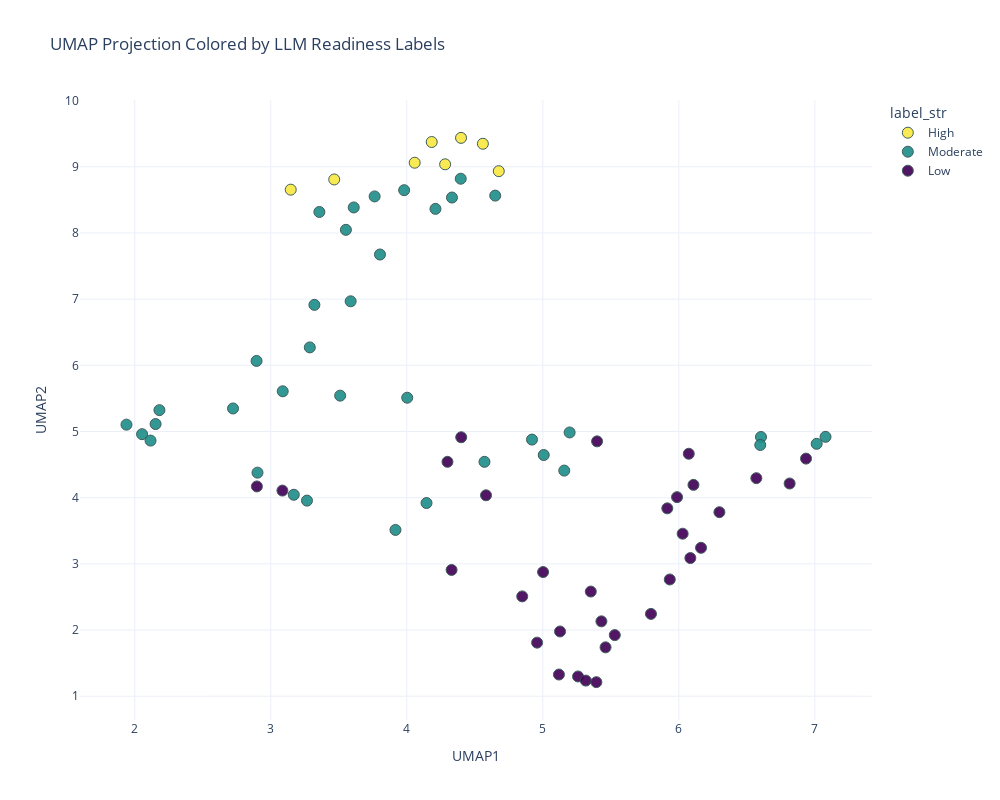

Notebook code for this chart:
### Code cell
features = [
    "z_x1_staff_per_elderly",
    "z_x2_hospital_per_elderly",
    "z_x3_equipment_per_elderly",
    "z_x4_visits_per_elderly"
]

X = df_labeling[features].values
df_labeling.loc[df_labeling["จังหวัด"] == "สมุทรสาคร", "Final"] = 2
df_labeling[df_labeling['จังหวัด'] == 'สมุทรสาคร'] 

umap_model = umap.UMAP(
    n_neighbors=10,
    min_dist=0.1,
    metric="euclidean",
    random_state=42
)

X_umap = umap_model.fit_transform(X)
df_umap = df_labeling.copy()
df_umap["UMAP1"] = X_umap[:,0]
df_umap["UMAP2"] = X_umap[:,1]
df_umap["label_str"] = df_umap["Final"].map({
    0: "Low",
    1: "Moderate",
    2: "High"
})
fig = px.scatter(
    df_umap,
    x="UMAP1",
    y="UMAP2",
    color="label_str",
    color_discrete_map=color_map,
    hover_name="จังหวัด",
    hover_data={
        "staff_total": True,
        "equipment_total": True,
        "hospital_gold": True,
        "elderly": True,
        "ipd": True,
        "x1_staff_per_elderly": True,
        "x2_hospital_per_elderly": True,
        "x3_equipment_per_elderly": True,
        "x4_visits_per_elderly": True,
        "z_x1_staff_per_elderly": True,
        "z_x2_hospital_per_elderly": True,
        "z_x3_equipment_per_elderly": True,
        "z_x4_visits_per_elderly": True,
        "GPT5": True,
        "Claude": True,
        "Gemini": True,
        "Grok": True,
        "DeepSeek": True,
        "Final": True,
    },
    title="UMAP Projection Colored by LLM Readiness Labels"
)

fig.update_traces(marker=dict(size=11, opacity=0.92,
                              line=dict(width=1, color="DarkSlateGrey")))
fig.update_layout(
    width=1000, 
    height=800, 
    template="plotly_white"
)

fig.show()

### Figure 1 — Plotly figure (JSON) as saved in the notebook; plotly's stock layout.template omitted (floating-point values rounded to 4 significant figures; data arrays with more than 128 entries replaced by an {"elided": "..."} marker saying what was removed)
{"data": [{"customdata": {"elided": "8x19 float values"}, "hovertemplate": "<b>%{hovertext}</b><br><br>label_str=High<br>UMAP1=%{x}<br>UMAP2=%{y}<br>staff_total=%{customdata[0]}<br>equipment_total=%{customdata[1]}<br>hospital_gold=%{customdata[2]}<br>elderly=%{customdata[3]}<br>ipd=%{customdata[4]}<br>x1_staff_per_elderly=%{customdata[5]}<br>x2_hospital_per_elderly=%{customdata[6]}<br>x3_equipment_per_elderly=%{customdata[7]}<br>x4_visits_per_elderly=%{customdata[8]}<br>z_x1_staff_per_elderly=%{customdata[9]}<br>z_x2_hospital_per_elderly=%{customdata[10]}<br>z_x3_equipment_per_elderly=%{customdata[11]}<br>z_x4_visits_per_elderly=%{customdata[12]}<br>GPT5=%{customdata[13]}<br>Claude=%{customdata[14]}<br>Gemini=%{customdata[15]}<br>Grok=%{customdata[16]}<br>DeepSeek=%{customdata[17]}<br>Final=%{customdata[18]}<extra></extra>", "hovertext": ["กรุงเทพมหานคร", "จันทบุรี", "ชลบุรี", "นครนายก", "พังงา", "สมุทรสาคร", "สิงห์บุรี", "สุราษฎร์ธานี"], "legendgroup": "High", "marker": {"color": "#f9e844", "line": {"color": "DarkSlateGrey", "width": 1}, "opacity": 0.92, "size": 11, "symbol": "circle"}, "mode": "markers", "name": "High", "orientation": "v", "showlegend": true, "type": "scatter", "x": [4.559, 4.183, 4.282, 4.399, 3.147, 4.676, 3.467, 4.058], "xaxis": "x", "y": [9.348, 9.374, 9.037, 9.437, 8.654, 8.934, 8.809, 9.061], "yaxis": "y"}, {"customdata": {"elided": "37x19 float values"}, "hovertemplate": "<b>%{hovertext}</b><br><br>label_str=Moderate<br>UMAP1=%{x}<br>UMAP2=%{y}<br>staff_total=%{customdata[0]}<br>equipment_total=%{customdata[1]}<br>hospital_gold=%{customdata[2]}<br>elderly=%{customdata[3]}<br>ipd=%{customdata[4]}<br>x1_staff_per_elderly=%{customdata[5]}<br>x2_hospital_per_elderly=%{customdata[6]}<br>x3_equipment_per_elderly=%{customdata[7]}<br>x4_visits_per_elderly=%{customdata[8]}<br>z_x1_staff_per_elderly=%{customdata[9]}<br>z_x2_hospital_per_elderly=%{customdata[10]}<br>z_x3_equipment_per_elderly=%{customdata[11]}<br>z_x4_visits_per_elderly=%{customdata[12]}<br>GPT5=%{customdata[13]}<br>Claude=%{customdata[14]}<br>Gemini=%{customdata[15]}<br>Grok=%{customdata[16]}<br>DeepSeek=%{customdata[17]}<br>Final=%{customdata[18]}<extra></extra>", "hovertext": ["กระบี่", "กาฬสินธุ์", "ขอนแก่น", "ฉะเชิงเทรา", "ชัยนาท", "ชัยภูมิ", "ชุมพร", "เชียงราย", "เชียงใหม่", "ตรัง", "ตราด", "นครปฐม", "นครพนม", "นครศรีธรรมราช", "นนทบุรี", "นราธิวาส", "บุรีรัมย์", "ปัตตานี", "พะเยา", "พัทลุง", "แพร่", "ภูเก็ต", "ยะลา", "ระยอง", "ราชบุรี", "ร้อยเอ็ด", "ลำปาง", "ลำพูน", "เลย", "ศรีสะเกษ", "สกลนคร", "สงขลา", "อ่างทอง", "อำนาจเจริญ", "อุดรธานี", "อุตรดิตถ์", "อุทัยธานี"], "legendgroup": "Moderate", "marker": {"color": "#228f8b", "line": {"color": "DarkSlateGrey", "width": 1}, "opacity": 0.92, "size": 11, "symbol": "circle"}, "mode": "markers", "name": "Moderate", "orientation": "v", "showlegend": true, "type": "scatter", "x": [3.357, 2.902, 4.211, 7.013, 4.571, 3.169, 4.397, 3.917, 4.332, 3.552, 3.763, 6.604, 3.266, 3.321, 6.599, 5.197, 5.158, 4.003, 2.182, 3.287, 1.939, 4.65, 3.61, 3.803, 7.079, 2.054, 4.145, 2.153, 3.088, 2.896, 3.51, 3.981, 3.587, 2.723, 4.921, 2.116, 5.007], "xaxis": "x", "y": [8.317, 4.379, 8.364, 4.814, 4.542, 4.044, 8.82, 3.513, 8.536, 8.047, 8.552, 4.917, 3.956, 6.914, 4.797, 4.986, 4.409, 5.511, 5.323, 6.271, 5.104, 8.564, 8.386, 7.674, 4.92, 4.96, 3.919, 5.113, 5.608, 6.067, 5.542, 8.647, 6.967, 5.348, 4.878, 4.863, 4.645], "yaxis": "y"}, {"customdata": {"elided": "32x19 float values"}, "hovertemplate": "<b>%{hovertext}</b><br><br>label_str=Low<br>UMAP1=%{x}<br>UMAP2=%{y}<br>staff_total=%{customdata[0]}<br>equipment_total=%{customdata[1]}<br>hospital_gold=%{customdata[2]}<br>elderly=%{customdata[3]}<br>ipd=%{customdata[4]}<br>x1_staff_per_elderly=%{customdata[5]}<br>x2_hospital_per_elderly=%{customdata[6]}<br>x3_equipment_per_elderly=%{customdata[7]}<br>x4_visits_per_elderly=%{customdata[8]}<br>z_x1_staff_per_elderly=%{customdata[9]}<br>z_x2_hospital_per_elderly=%{customdata[10]}<br>z_x3_equipment_per_elderly=%{customdata[11]}<br>z_x4_visits_per_elderly=%{customdata[12]}<br>GPT5=%{customdata[13]}<br>Claude=%{customdata[14]}<br>Gemini=%{customdata[15]}<br>Grok=%{customdata[16]}<br>DeepSeek=%{customdata[17]}<br>Final=%{customdata[18]}<extra></extra>", "hovertext": ["กาญจนบุรี", "กำแพงเพชร", "ตาก", "นครราชสีมา", "นครสวรรค์", "น่าน", "บึงกาฬ", "ปทุมธานี", "ประจวบคีรีขันธ์", "ปราจีนบุรี", "พระนครศรีอยุธยา", "พิจิตร", "พิษณุโลก", "เพชรบุรี", "เพชรบูรณ์", "มหาสารคาม", "มุกดาหาร", "แม่ฮ่องสอน", "ยโสธร", "ระนอง", "ลพบุรี", "สตูล", "สมุทรปราการ", "สมุทรสงคราม", "สระแก้ว", "สระบุรี", "สุโขทัย", "สุพรรณบุรี", "สุรินทร์", "หนองคาย", "หนองบัวลำภู", "อุบลราชธานี"], "legendgroup": "Low", "marker": {"color": "#440457", "line": {"color": "DarkSlateGrey", "width": 1}, "opacity": 0.92, "size": 11, "symbol": "circle"}, "mode": "markers", "name": "Low", "orientation": "v", "showlegend": true, "type": "scatter", "x": [6.085, 5.259, 5.915, 6.163, 5.002, 4.583, 4.958, 6.935, 6.815, 5.353, 4.849, 5.127, 6.073, 4.329, 5.119, 2.898, 5.461, 5.529, 3.086, 5.431, 6.028, 4.4, 5.795, 4.299, 6.108, 6.57, 5.316, 5.933, 5.987, 6.298, 5.394, 5.399], "xaxis": "x", "y": [3.088, 1.299, 3.839, 3.243, 2.877, 4.037, 1.81, 4.59, 4.215, 2.582, 2.509, 1.979, 4.664, 2.908, 1.328, 4.17, 1.739, 1.924, 4.108, 2.131, 3.456, 4.914, 2.244, 4.542, 4.194, 4.295, 1.236, 2.764, 4.009, 3.781, 1.213, 4.851], "yaxis": "y"}], "layout": {"height": 800, "legend": {"title": {"text": "label_str"}, "tracegroupgap": 0}, "title": {"text": "UMAP Projection Colored by LLM Readiness Labels"}, "width": 1000, "xaxis": {"anchor": "y", "domain": [0, 1], "title": {"text": "UMAP1"}}, "yaxis": {"anchor": "x", "domain": [0, 1], "title": {"text": "UMAP2"}}}}
